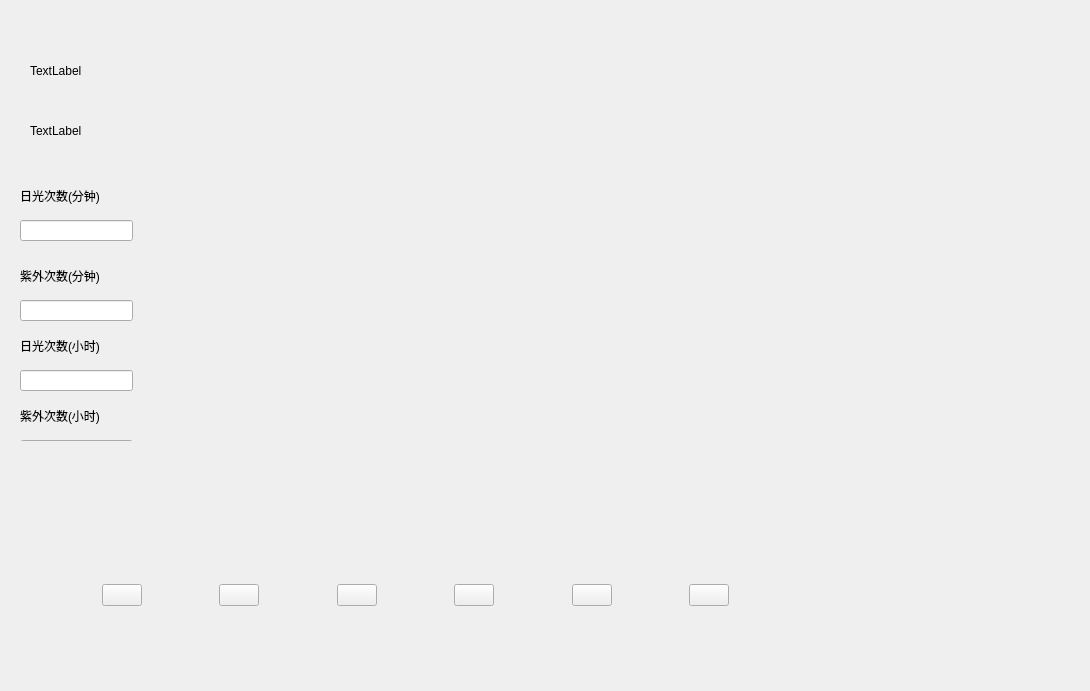
<?xml version="1.0" encoding="UTF-8"?>
<ui version="4.0">
 <class>Headwindow</class>
 <widget class="QWidget" name="Headwindow">
  <property name="geometry">
   <rect>
    <x>0</x>
    <y>0</y>
    <width>1090</width>
    <height>691</height>
   </rect>
  </property>
  <property name="windowTitle">
   <string>Form</string>
  </property>
  <property name="styleSheet">
   <string notr="true"/>
  </property>
  <widget class="QWidget" name="layoutWidget">
   <property name="geometry">
    <rect>
     <x>30</x>
     <y>540</y>
     <width>771</width>
     <height>111</height>
    </rect>
   </property>
   <layout class="QHBoxLayout" name="horizontalLayout">
    <item>
     <spacer name="horizontalSpacer">
      <property name="orientation">
       <enum>Qt::Horizontal</enum>
      </property>
      <property name="sizeHint" stdset="0">
       <size>
        <width>40</width>
        <height>20</height>
       </size>
      </property>
     </spacer>
    </item>
    <item>
     <widget class="QPushButton" name="buttonhead">
      <property name="text">
       <string/>
      </property>
     </widget>
    </item>
    <item>
     <spacer name="horizontalSpacer_2">
      <property name="orientation">
       <enum>Qt::Horizontal</enum>
      </property>
      <property name="sizeHint" stdset="0">
       <size>
        <width>40</width>
        <height>20</height>
       </size>
      </property>
     </spacer>
    </item>
    <item>
     <widget class="QPushButton" name="buttonset">
      <property name="text">
       <string/>
      </property>
     </widget>
    </item>
    <item>
     <spacer name="horizontalSpacer_3">
      <property name="orientation">
       <enum>Qt::Horizontal</enum>
      </property>
      <property name="sizeHint" stdset="0">
       <size>
        <width>40</width>
        <height>20</height>
       </size>
      </property>
     </spacer>
    </item>
    <item>
     <widget class="QPushButton" name="buttonread">
      <property name="text">
       <string/>
      </property>
     </widget>
    </item>
    <item>
     <spacer name="horizontalSpacer_4">
      <property name="orientation">
       <enum>Qt::Horizontal</enum>
      </property>
      <property name="sizeHint" stdset="0">
       <size>
        <width>40</width>
        <height>20</height>
       </size>
      </property>
     </spacer>
    </item>
    <item>
     <widget class="QPushButton" name="buttonget">
      <property name="text">
       <string/>
      </property>
     </widget>
    </item>
    <item>
     <spacer name="horizontalSpacer_5">
      <property name="orientation">
       <enum>Qt::Horizontal</enum>
      </property>
      <property name="sizeHint" stdset="0">
       <size>
        <width>40</width>
        <height>20</height>
       </size>
      </property>
     </spacer>
    </item>
    <item>
     <widget class="QPushButton" name="buttonword">
      <property name="text">
       <string/>
      </property>
     </widget>
    </item>
    <item>
     <spacer name="horizontalSpacer_6">
      <property name="orientation">
       <enum>Qt::Horizontal</enum>
      </property>
      <property name="sizeHint" stdset="0">
       <size>
        <width>40</width>
        <height>20</height>
       </size>
      </property>
     </spacer>
    </item>
    <item>
     <widget class="QPushButton" name="buttonquit">
      <property name="text">
       <string/>
      </property>
     </widget>
    </item>
    <item>
     <spacer name="horizontalSpacer_7">
      <property name="orientation">
       <enum>Qt::Horizontal</enum>
      </property>
      <property name="sizeHint" stdset="0">
       <size>
        <width>40</width>
        <height>20</height>
       </size>
      </property>
     </spacer>
    </item>
   </layout>
  </widget>
  <widget class="QStackedWidget" name="stackedWidget">
   <property name="geometry">
    <rect>
     <x>0</x>
     <y>0</y>
     <width>1071</width>
     <height>441</height>
    </rect>
   </property>
   <property name="currentIndex">
    <number>0</number>
   </property>
   <widget class="QWidget" name="page">
    <widget class="QLabel" name="label">
     <property name="geometry">
      <rect>
       <x>20</x>
       <y>180</y>
       <width>151</width>
       <height>31</height>
      </rect>
     </property>
     <property name="text">
      <string>日光次数(分钟)</string>
     </property>
    </widget>
    <widget class="QLineEdit" name="lineEdit_2">
     <property name="geometry">
      <rect>
       <x>20</x>
       <y>300</y>
       <width>113</width>
       <height>21</height>
      </rect>
     </property>
    </widget>
    <widget class="QLabel" name="label_4">
     <property name="geometry">
      <rect>
       <x>20</x>
       <y>400</y>
       <width>111</width>
       <height>31</height>
      </rect>
     </property>
     <property name="text">
      <string>紫外次数(小时)</string>
     </property>
    </widget>
    <widget class="QLineEdit" name="lineEdit_4">
     <property name="geometry">
      <rect>
       <x>20</x>
       <y>440</y>
       <width>113</width>
       <height>21</height>
      </rect>
     </property>
    </widget>
    <widget class="QLineEdit" name="lineEdit">
     <property name="geometry">
      <rect>
       <x>20</x>
       <y>220</y>
       <width>113</width>
       <height>21</height>
      </rect>
     </property>
    </widget>
    <widget class="QLabel" name="label_3">
     <property name="geometry">
      <rect>
       <x>20</x>
       <y>330</y>
       <width>121</width>
       <height>31</height>
      </rect>
     </property>
     <property name="text">
      <string>日光次数(小时)</string>
     </property>
    </widget>
    <widget class="QLabel" name="label_2">
     <property name="geometry">
      <rect>
       <x>20</x>
       <y>265</y>
       <width>141</width>
       <height>21</height>
      </rect>
     </property>
     <property name="text">
      <string>紫外次数(分钟)</string>
     </property>
    </widget>
    <widget class="QLineEdit" name="lineEdit_3">
     <property name="geometry">
      <rect>
       <x>20</x>
       <y>370</y>
       <width>113</width>
       <height>21</height>
      </rect>
     </property>
    </widget>
    <widget class="QLabel" name="label1">
     <property name="geometry">
      <rect>
       <x>30</x>
       <y>40</y>
       <width>321</width>
       <height>61</height>
      </rect>
     </property>
     <property name="text">
      <string>TextLabel</string>
     </property>
    </widget>
    <widget class="QLabel" name="label2">
     <property name="geometry">
      <rect>
       <x>30</x>
       <y>100</y>
       <width>341</width>
       <height>61</height>
      </rect>
     </property>
     <property name="text">
      <string>TextLabel</string>
     </property>
    </widget>
    <widget class="QLabel" name="label_5">
     <property name="geometry">
      <rect>
       <x>280</x>
       <y>70</y>
       <width>701</width>
       <height>381</height>
      </rect>
     </property>
     <property name="styleSheet">
      <string notr="true">image: url(:/image/bg.jpg);</string>
     </property>
     <property name="text">
      <string/>
     </property>
    </widget>
   </widget>
   <widget class="QWidget" name="page_2">
    <widget class="QLabel" name="label11">
     <property name="geometry">
      <rect>
       <x>0</x>
       <y>-10</y>
       <width>251</width>
       <height>61</height>
      </rect>
     </property>
     <property name="text">
      <string>TextLabel</string>
     </property>
    </widget>
    <widget class="QPushButton" name="button2">
     <property name="geometry">
      <rect>
       <x>602</x>
       <y>177</y>
       <width>151</width>
       <height>61</height>
      </rect>
     </property>
     <property name="text">
      <string>操作记录</string>
     </property>
    </widget>
    <widget class="QLabel" name="label11_1">
     <property name="geometry">
      <rect>
       <x>0</x>
       <y>40</y>
       <width>221</width>
       <height>61</height>
      </rect>
     </property>
     <property name="text">
      <string>TextLabel</string>
     </property>
    </widget>
    <widget class="QPushButton" name="button3">
     <property name="geometry">
      <rect>
       <x>600</x>
       <y>270</y>
       <width>151</width>
       <height>61</height>
      </rect>
     </property>
     <property name="text">
      <string>密码设置</string>
     </property>
    </widget>
    <widget class="QPushButton" name="button4">
     <property name="geometry">
      <rect>
       <x>600</x>
       <y>360</y>
       <width>151</width>
       <height>61</height>
      </rect>
     </property>
     <property name="text">
      <string>串口调试</string>
     </property>
    </widget>
    <widget class="QPushButton" name="button1">
     <property name="geometry">
      <rect>
       <x>602</x>
       <y>67</y>
       <width>151</width>
       <height>61</height>
      </rect>
     </property>
     <property name="text">
      <string>分类器</string>
     </property>
    </widget>
    <widget class="QStackedWidget" name="stackedWidget_2">
     <property name="geometry">
      <rect>
       <x>0</x>
       <y>10</y>
       <width>581</width>
       <height>451</height>
      </rect>
     </property>
     <property name="currentIndex">
      <number>0</number>
     </property>
     <widget class="QWidget" name="page_4">
      <widget class="QLabel" name="label_6">
       <property name="geometry">
        <rect>
         <x>10</x>
         <y>110</y>
         <width>300</width>
         <height>21</height>
        </rect>
       </property>
       <property name="text">
        <string>分类器名称</string>
       </property>
      </widget>
      <widget class="QLineEdit" name="lineeditint">
       <property name="geometry">
        <rect>
         <x>130</x>
         <y>110</y>
         <width>113</width>
         <height>21</height>
        </rect>
       </property>
      </widget>
      <widget class="QPushButton" name="buttonadd">
       <property name="geometry">
        <rect>
         <x>270</x>
         <y>70</y>
         <width>93</width>
         <height>28</height>
        </rect>
       </property>
       <property name="text">
        <string>增加</string>
       </property>
      </widget>
      <widget class="QPushButton" name="buttondelete">
       <property name="geometry">
        <rect>
         <x>270</x>
         <y>130</y>
         <width>93</width>
         <height>28</height>
        </rect>
       </property>
       <property name="text">
        <string>删除</string>
       </property>
      </widget>
      <widget class="QPushButton" name="buttonfind">
       <property name="geometry">
        <rect>
         <x>270</x>
         <y>190</y>
         <width>93</width>
         <height>28</height>
        </rect>
       </property>
       <property name="text">
        <string>查询</string>
       </property>
      </widget>
     </widget>
     <widget class="QWidget" name="page_5">
      <widget class="QTableWidget" name="tableWidget">
       <property name="geometry">
        <rect>
         <x>10</x>
         <y>80</y>
         <width>441</width>
         <height>321</height>
        </rect>
       </property>
       <row>
        <property name="text">
         <string>1</string>
        </property>
       </row>
       <row>
        <property name="text">
         <string>2</string>
        </property>
       </row>
       <row>
        <property name="text">
         <string>3</string>
        </property>
       </row>
       <row>
        <property name="text">
         <string>4</string>
        </property>
       </row>
       <row>
        <property name="text">
         <string>5</string>
        </property>
       </row>
       <row>
        <property name="text">
         <string>6</string>
        </property>
       </row>
       <row>
        <property name="text">
         <string>7</string>
        </property>
       </row>
       <row>
        <property name="text">
         <string>8</string>
        </property>
       </row>
       <row>
        <property name="text">
         <string>9</string>
        </property>
       </row>
       <row>
        <property name="text">
         <string>10</string>
        </property>
       </row>
       <row>
        <property name="text">
         <string>11</string>
        </property>
       </row>
       <row>
        <property name="text">
         <string>13</string>
        </property>
       </row>
       <row>
        <property name="text">
         <string>14</string>
        </property>
       </row>
       <row>
        <property name="text">
         <string>15</string>
        </property>
       </row>
       <row>
        <property name="text">
         <string>16</string>
        </property>
       </row>
       <row>
        <property name="text">
         <string>17</string>
        </property>
       </row>
       <row>
        <property name="text">
         <string>18</string>
        </property>
       </row>
       <row>
        <property name="text">
         <string>20</string>
        </property>
       </row>
       <row>
        <property name="text">
         <string>21</string>
        </property>
       </row>
       <row>
        <property name="text">
         <string>22</string>
        </property>
       </row>
       <row>
        <property name="text">
         <string>23</string>
        </property>
       </row>
       <row>
        <property name="text">
         <string>24</string>
        </property>
       </row>
       <row>
        <property name="text">
         <string>25</string>
        </property>
       </row>
       <row>
        <property name="text">
         <string>26</string>
        </property>
       </row>
       <row>
        <property name="text">
         <string>27</string>
        </property>
       </row>
       <row>
        <property name="text">
         <string>29</string>
        </property>
       </row>
       <row>
        <property name="text">
         <string>30</string>
        </property>
       </row>
       <column>
        <property name="text">
         <string/>
        </property>
       </column>
       <column>
        <property name="text">
         <string/>
        </property>
       </column>
      </widget>
     </widget>
    </widget>
   </widget>
   <widget class="QWidget" name="page_3">
    <widget class="QLabel" name="label_7">
     <property name="geometry">
      <rect>
       <x>170</x>
       <y>120</y>
       <width>451</width>
       <height>231</height>
      </rect>
     </property>
     <property name="text">
      <string/>
     </property>
    </widget>
    <widget class="QLabel" name="label_8">
     <property name="geometry">
      <rect>
       <x>220</x>
       <y>45</y>
       <width>391</width>
       <height>51</height>
      </rect>
     </property>
     <property name="styleSheet">
      <string notr="true">color: rgb(255, 85, 255);</string>
     </property>
     <property name="text">
      <string>这里啥都没有 哈哈哈哈</string>
     </property>
    </widget>
    <widget class="QLabel" name="label_9">
     <property name="geometry">
      <rect>
       <x>140</x>
       <y>130</y>
       <width>461</width>
       <height>271</height>
      </rect>
     </property>
     <property name="styleSheet">
      <string notr="true">image: url(:/image/photo.png);</string>
     </property>
     <property name="text">
      <string/>
     </property>
    </widget>
   </widget>
  </widget>
 </widget>
 <resources/>
 <connections/>
</ui>
